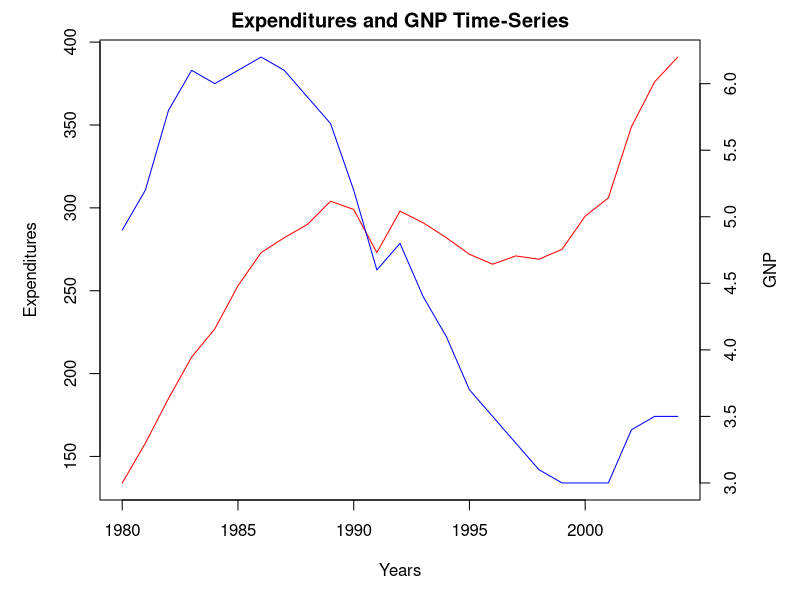

Recreate this plot in R.
defenseYears <- c(1980:2004)
defenseExpenditures <- c(134, 158, 185, 210, 227, 253, 273, 
                         282, 290, 304, 299, 273, 298, 291, 
                         282, 272, 266, 271, 269, 275, 295, 
                         306, 349, 376, 391)
defenseGNP <- c(4.9, 5.2, 5.8, 6.1, 6.0, 6.1, 6.2, 6.1, 5.9, 
                5.7, 5.2, 4.6, 4.8, 4.4, 4.1, 3.7, 3.5, 3.3, 
                3.1, 3.0, 3.0, 3.0, 3.4, 3.5, 3.5)
defenseFrame <- data.frame(expenditures = defenseExpenditures, gnp = defenseGNP)
row.names(defenseFrame) <- defenseYears
par(mar = c(5, 5, 2, 5))
plot(row.names(defenseFrame), defenseFrame$expenditures, 
     type = "l", col = "red", xlab = "Years", ylab = "Expenditures",
     main = "Expenditures and GNP Time-Series")
par(new = T)
plot(row.names(defenseFrame), defenseFrame$gnp, type = "l", col = "blue", 
     axes = F, xlab = NA, ylab = NA)
axis(side = 4)
mtext(side = 4, line = 3, "GNP")




